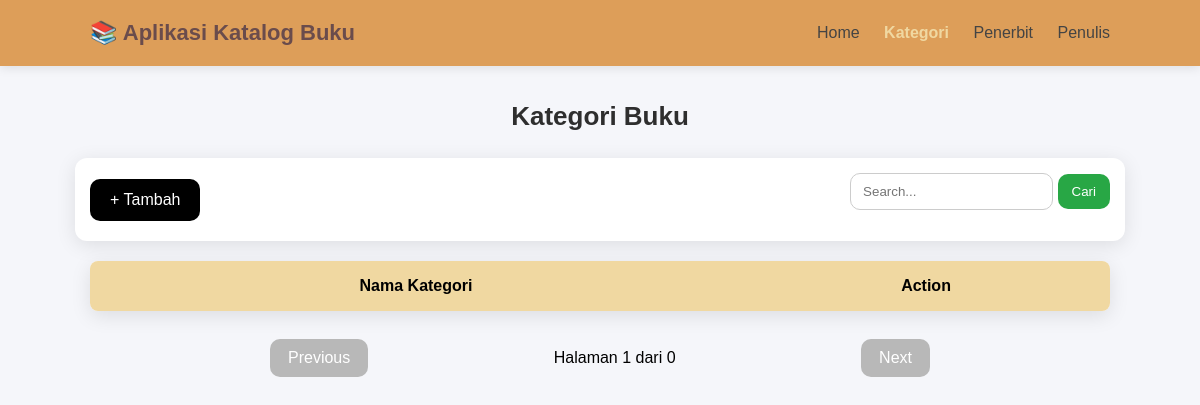
Before: /kategori/index.php with the older database file.
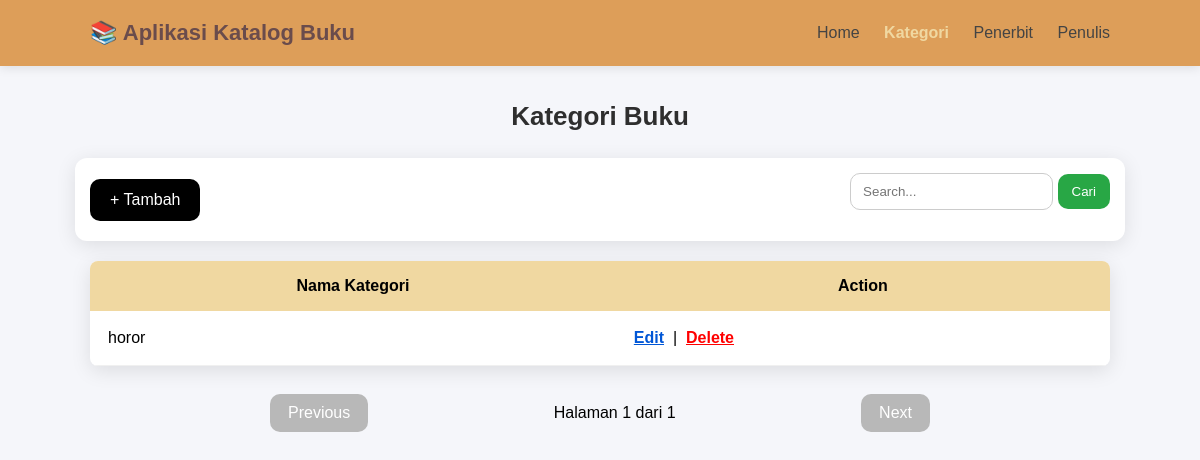
After: the same page with the newer database file.
### tables this page shows
CREATE TABLE `kategori` (
  `id_kategori` int(10) NOT NULL,
  `nama_kategori` varchar(50) NOT NULL
);

### kategori/index.php (the view, shortened to what this page needs)
<?php
require_once("../dbConnection.php");
$limit = 2;
$page = isset($_GET['page']) ? $_GET['page'] : 1;
$start = ($page - 1) * $limit;
$keyword = isset($_GET['search']) ? $_GET['search'] : "";
$where = "";
$count = mysqli_query($mysqli,
    "SELECT COUNT(*) AS total FROM kategori $where"
);
$total = mysqli_fetch_assoc($count)['total'];
$total_page = ceil($total / $limit);
$result = mysqli_query($mysqli,
    "SELECT * FROM kategori $where ORDER BY id_kategori DESC LIMIT $start, $limit"
);
$prev = ($page > 1) ? $page - 1 : 1;
$next = ($page < $total_page) ? $page + 1 : $total_page;
?>
<html>
<head>
	<link rel="stylesheet" href="../style.css">
</head>
<body>
<div class="navbar">
    <div class="nav-container">
        <div class="logo">📚 Aplikasi Katalog Buku</div>
        <div class="menu">
            <a href="../index.php">Home</a>
            <a class="active" href="index.php">Kategori</a>
            <a href="../penerbit">Penerbit</a>
            <a href="../penulis">Penulis</a>
        </div>
    </div>
</div>
<h3>Kategori Buku</h3>
<div class="top-bar">
    <a href="add.php" class="btn-add">+ Tambah</a>
    <form method="GET" class="form-search">
        <input type="text" name="search" placeholder="Search..." value="<?= $keyword ?>">
        <button type="submit">Cari</button>
    </form>
</div>
<table class="table-book">
    <tr>
        <th>Nama Kategori</th>
        <th>Action</th>
    </tr>
    <?php while ($res = mysqli_fetch_assoc($result)) { ?>
        <tr>
            <td><?= $res['nama_kategori'] ?></td>
            <td>
                <a class="edit" href="edit.php?id_kategori=<?= $res['id_kategori'] ?>">Edit</a>
                &nbsp;|&nbsp;
                <a class="delete" href="delete.php?id_kategori=<?= $res['id_kategori'] ?>"
                   onclick="return confirm('Yakin ingin menghapus?')">
                    Delete
                </a>
            </td>
        </tr>
    <?php } ?>
</table>
<br>
<div class="pagination-wrapper">
	<?php if ($page > 1): ?>
		<a href="?page=<?= $prev ?>&search=<?= $keyword ?>" class="pagination-btn">
			Previous
		</a>
	<?php else: ?>
		<a class="pagination-btn disabled">Previous</a>
	<?php endif; ?>
    <span class="page-info">Halaman <?= $page ?> dari <?= $total_page ?></span>
	<?php if ($page < $total_page): ?>
    <a href="?page=<?= $next ?>&search=<?= $keyword ?>" class="pagination-btn">
        Next
    </a>
	<?php else: ?>
		<a class="pagination-btn disabled">Next</a>
	<?php endif; ?>
</div>
</body>
</html>

Changed rows visible on the page:
added kategori: nama_kategori "horor"
Other visible differences:
$total_page: "0" → "1"
